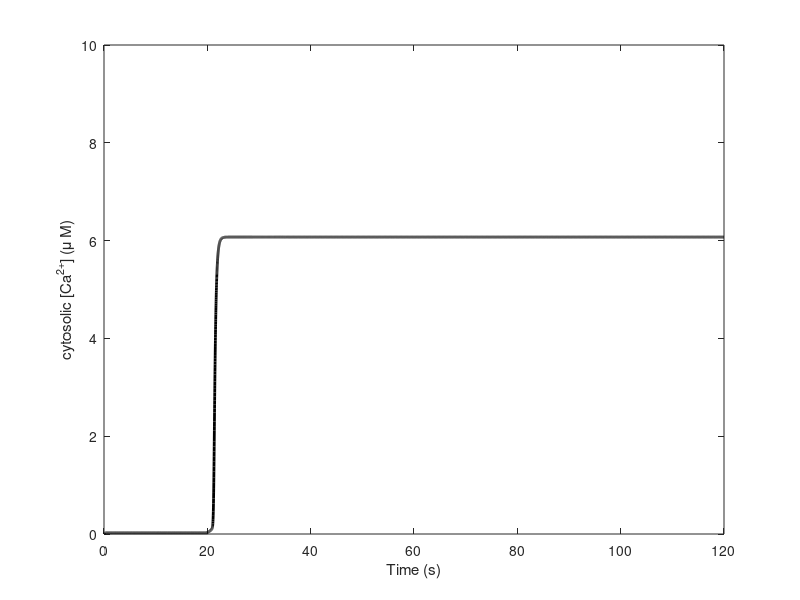

Source code (MATLAB):
% file calcium_cytosolic.m
% model of calcium-induced calcium release in hepatocytes
% adapted from Othmer and Tang (1997) in 'Case studies in mathematical
% modelling', Othmer et al. eds, Prentice Hall
% adapted from Ingalls book

function calcium_cystosolic

%declare parameters
global gamma0 ;
global gamma1;
global Cs;
global p1 ;
global p2;
global k1;
global km1;
global k2;
global km2 ;
global k3;
global km3 ;
global I;
global vr;

%assign parameter values
gamma0=0.1;
gamma1=20.5; 
p1=8.5;
p2=0.065;
k1=12;
k2=15;
%k3=1.8;
k3=0;
km1=8;
km2=1.65;
km3=0.21;
Cs=8.37; 
vr=0.185;
I=1;


ODEFUN=@dSdt;

%set initial condition
S0=[0 1 0 0 0];
% variables in S are the states, in the following order:
% C  R  RI  RIC+  RIC+C

%run simulation
[t,S]=ode45(ODEFUN, [0,120], S0);

figure(1)
set(gca,'fontsize',14)
plot(t, S(:,1), 'k', 'Linewidth', 2)
xlabel('Time (s)')
ylabel('cytosolic [Ca^{2+}] (\mu M)')
axis([0 120 0 10])
%str1(1) = {'B'};
%text(-15,2.5,str1, 'Fontsize', 40)

end

%dynamics
function dS = dSdt(t,S)

global gamma0 ;
global gamma1;
global Cs;
global p1 ;
global p2;
global k1;
global km1;
global k2;
global km2 ;
global k3;
global km3 ;
global vr;
global I;
global mode
    
   I=0;
   if (t>20)
     I=1;
   end

%dynamics
dS=[vr*(gamma0+gamma1*S(4))*(Cs-S(1)) - (p1*S(1)^4)/(p2^4+S(1)^4);-k1*I*S(2)+km1*S(3); -(km1+k2*S(1))*S(3)+ k1*I*S(2) + km2*S(4); -(km2+k3*S(1))*S(4) + k2*S(1)*S(3) + km3*S(5); k3*S(1)*S(4) - km3*S(5)];

end


